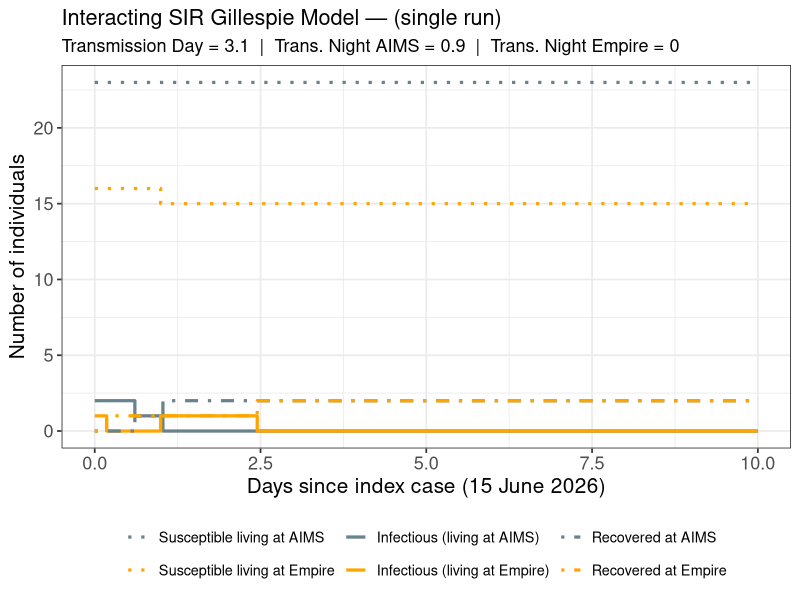
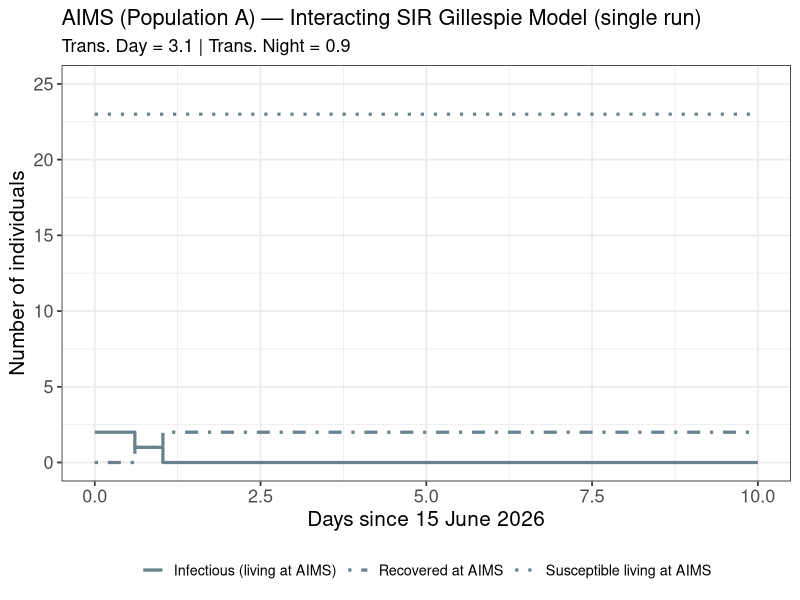
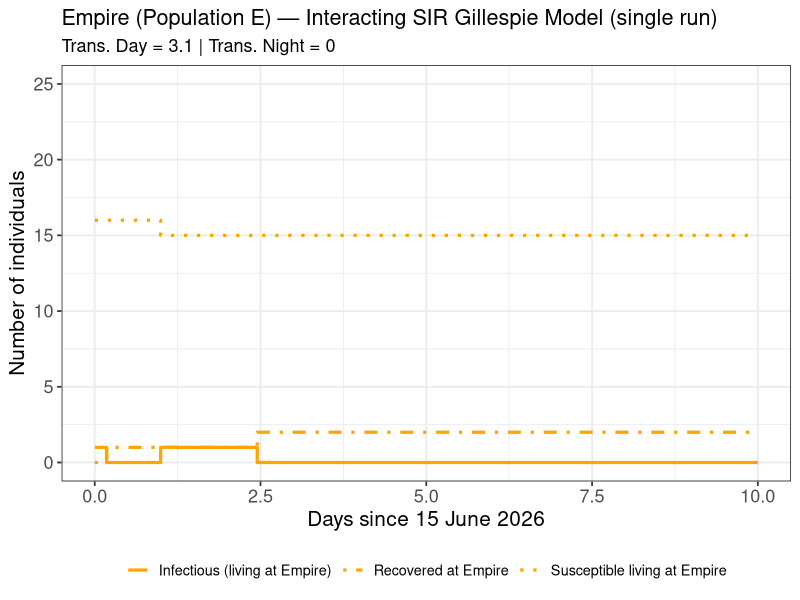
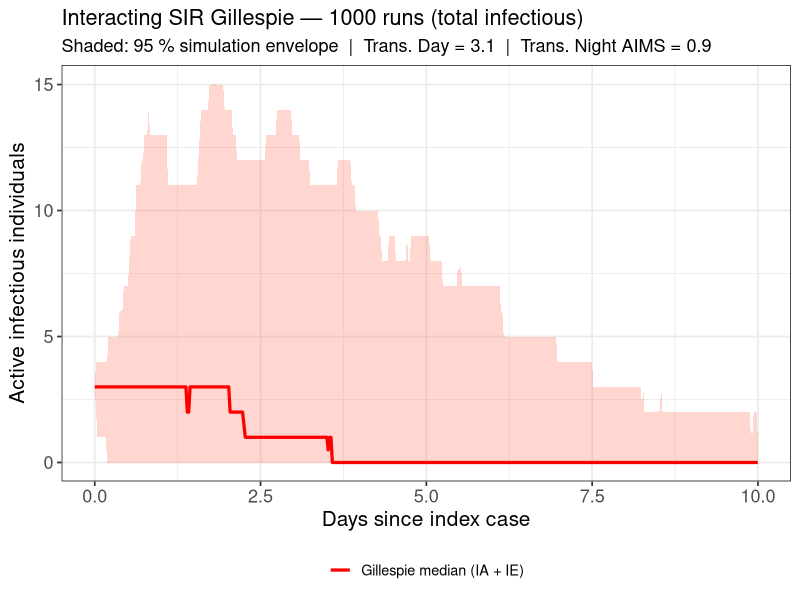
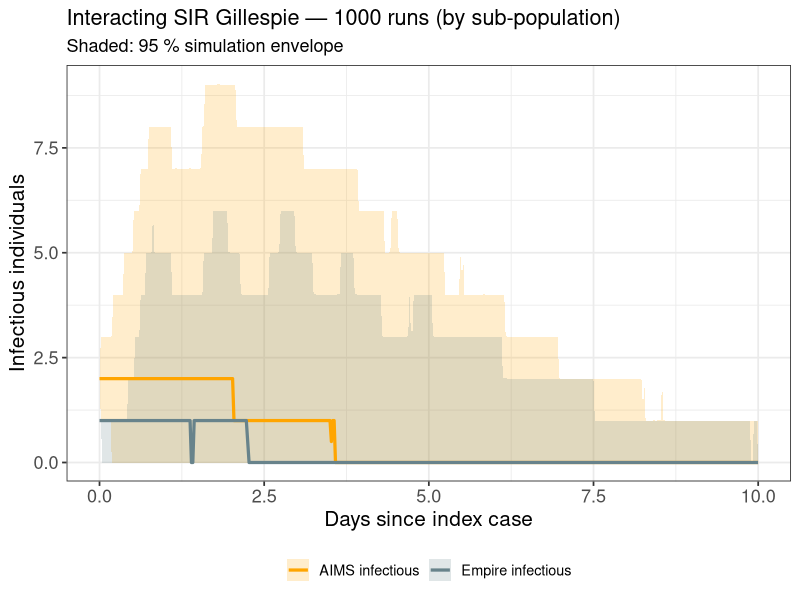

Source code (R) for these figures, in order:
# Date    : 22 July 2026
# Authors : Mandita Rakei (original), updated to match SSIIRR deterministic ODE
# Purpose : Gillespie (stochastic) SIR model — two sub-populations (AIMS & Empire)
#           with time-varying (daytime / nighttime) betas

# ---------------------------------------------------------------------------
# Model Description
# ---------------------------------------------------------------------------
# Two sub-populations sharing AIMS during the day:
#   Population A — residents of AIMS     (N_A = 25)
#   Population E — residents of Empire   (N_E = 17)
#
# Compartments: SA, SE, IA, IE, RA, RE
#
# Force of infection mirrors the ODE exactly:
#   DAYTIME   (day_fraction in [0.3328, 0.77071]):
#     inf_mix  = betaMix  * (IA + IE) / N0  <- shared AIMS mixing
#     inf_NA   = 0                             <- no AIMS-only night contact
#     inf_NE   = 0                             <- no Empire-only night contact
#
#   NIGHTTIME (all other hours):
#     inf_mix  = 0
#     inf_NA   = betaNightA * IA / N_A         <- AIMS residents only
#     inf_NE   = betaNightE * IE / N_E         <- Empire residents only
#
# Transitions and rates (exactly matching ODE derivatives):
#   Event                Change                 Rate
#   Infect SA (day)      SA -> IA                (inf_mix) * SA
#   Infect SA (night)    SA -> IA                (inf_NA)  * SA
#   Infect SE (day)      SE -> IE                (inf_mix) * SE
#   Infect SE (night)    SE -> IE                (inf_NE)  * SE
#   Recover IA           IA -> RA                gammaA * IA
#   Recover IE           IE -> RE                gammaE * IE

# ---------------------------------------------------------------------------
# Step 0: Load packages
# ---------------------------------------------------------------------------

library(tidyverse)
library(lubridate)

# ---------------------------------------------------------------------------
# Step 1: Load data and set initial conditions (mirrors ODE script exactly)
# ---------------------------------------------------------------------------

data <- read.csv("MMF-Final+Locations+Doctors.csv", stringsAsFactors = FALSE)

data$Date     <- as.Date(data$Date, format = "%d/%m/%Y")
data$DateTime <- as.POSIXct(paste(data$Date, data$Time),
                            format = "%Y-%m-%d %H:%M:%S")
data$Day      <- as.numeric(data$Date - min(data$Date))

# Location == 1 -> IE (Empire), Location == 0 -> IA (AIMS)
data$Status <- ifelse(data$Location == 1, "IE", "IA")

# Index cases — same logic as ODE script
I0_IE <- sum(data$Location == 1 & data$Infected.by == "Started")
I0_IA <- sum(data$Location == 0 & data$Infected.by == "Started")

# Population sizes — identical to ODE script
N0  <- 42
N_A <- 25
N_E <- 17
S0_A <- N_A - I0_IA
S0_E <- N_E - I0_IE

# Initial state vector — compartment names and order match pop.ssiirr in ODE
y0 <- c(
  SE = S0_E,
  SA = S0_A,
  IA = I0_IA,
  IE = I0_IE,
  RA = 0,
  RE = 0
)

# ---------------------------------------------------------------------------
# Step 2: Parameters — identical to the ODE script
# ---------------------------------------------------------------------------

betaMixprior    <- 3.1
betaNightAprior <- 0.9
betaNightEprior <- 0       # Empire has no night-only transmission in the ODE

params <- c(
  betaMix    = betaMixprior,
  betaNightA = betaNightAprior,
  betaNightE = betaNightEprior,
  gammaA     = 1,
  gammaE     = 1,
  N0         = N0,
  N_A        = N_A,
  N_E        = N_E
)

# Daytime window (fraction of day) — matches ODE exactly
DAYTIME_START <- 0.3328
DAYTIME_END   <- 0.77071

# ---------------------------------------------------------------------------
# Step 3: Single Gillespie step — six possible events, time-dependent rates
# ---------------------------------------------------------------------------

event_ssiirr <- function(time, SA, SE, IA, IE, RA, RE, params, t_end) {
  with(as.list(params), {
    is_daytime   <- (time >= floor(time) + 0.3328) & (time <= floor(time) + 0.77071)
    
    # Dynamic betas
    beta_M  <- ifelse(is_daytime, betaMixprior, 0)
    beta_NA <- ifelse(is_daytime, 0, betaNightAprior)
    beta_NE <- ifelse(is_daytime, 0, betaNightEprior)
    
    inf_mix <- beta_M  * (IA + IE) / N0
    inf_NA  <- beta_NA * IA / N_A
    inf_NE  <- beta_NE * IE / N_E
    
    # Six event rates — exactly the terms in the ODE derivatives
    rates <- c(
      infect_A_mix   = inf_mix * SA,          # daytime AIMS infection
      infect_A_night = inf_NA  * SA,           # nighttime AIMS-only infection
      infect_E_mix   = inf_mix * SE,           # daytime Empire infection
      infect_E_night = inf_NE  * SE,           # nighttime Empire-only infection
      recover_A      = gammaA  * IA,
      recover_E      = gammaE  * IE
    )
    
    total_rate <- sum(rates)
    
    new_infection <- 0
    
    if (total_rate == 0) {
      # Epidemic is over — jump to end of simulation
      return(data.frame(
        time = t_end,
        SA = SA, SE = SE, IA = IA, IE = IE, RA = RA, RE = RE,
        new_infection = 0
      ))
    }
    
    # Time to next event (exponential inter-arrival)
    event_time <- time + rexp(1, total_rate)
    
    # Which event fires?
    event_type <- sample(names(rates), 1, prob = rates / total_rate)
    
    switch(event_type,
           "infect_A_mix"   = { SA <- SA - 1; IA <- IA + 1; new_infection <- 1 },
           "infect_A_night" = { SA <- SA - 1; IA <- IA + 1; new_infection <- 1 },
           "infect_E_mix"   = { SE <- SE - 1; IE <- IE + 1; new_infection <- 1 },
           "infect_E_night" = { SE <- SE - 1; IE <- IE + 1; new_infection <- 1 },
           "recover_A"      = { IA <- IA - 1; RA <- RA + 1 },
           "recover_E"      = { IE <- IE - 1; RE <- RE + 1 }
    )
    
    return(data.frame(
      time = event_time,
      SA = SA, SE = SE, IA = IA, IE = IE, RA = RA, RE = RE,
      new_infection = new_infection
    ))
  })
}

# ---------------------------------------------------------------------------
# Step 4: Full Gillespie simulation from t = 0 to t_end
#         Includes a CI (cumulative incidence) column to mirror ssiirr_CI
# ---------------------------------------------------------------------------

simulate_ssiirr <- function(t_end, y, params) {
  with(as.list(y), {
    
    CI <- 0
    
    ts <- data.frame(
      time = 0,
      SA = SA, SE = SE, IA = IA, IE = IE, RA = RA, RE = RE,
      CI = CI
    )
    current <- ts[1, ]
    
    while (current$time < t_end) {
      
      nxt <- event_ssiirr(
        time = current$time,
        SA   = current$SA,
        SE   = current$SE,
        IA   = current$IA,
        IE   = current$IE,
        RA   = current$RA,
        RE   = current$RE,
        params = params,
        t_end  = t_end
      )
      
      # Stop if next event falls beyond t_end
      if (nxt$time >= t_end) break
      
      CI <- CI + nxt$new_infection
      
      current <- data.frame(
        time = nxt$time,
        SA   = nxt$SA, SE = nxt$SE,
        IA   = nxt$IA, IE = nxt$IE,
        RA   = nxt$RA, RE = nxt$RE,
        CI   = CI
      )
      ts <- rbind(ts, current)
    }
    
    # Final row at exactly t_end for clean downstream indexing
    ts <- rbind(ts, data.frame(
      time = t_end,
      SA   = current$SA, SE = current$SE,
      IA   = current$IA, IE = current$IE,
      RA   = current$RA, RE = current$RE,
      CI   = CI
    ))
    
    return(ts)
  })
}

# ---------------------------------------------------------------------------
# Step 5: Run one realisation
# ---------------------------------------------------------------------------

final_time <- 10     # days — same horizon as the ODE script
ts1 <- simulate_ssiirr(final_time, y0, params)

cat("\nGillespie trajectory (last 6 rows):\n"); print(tail(ts1))

# ---------------------------------------------------------------------------
# Global Aesthetic Mappings (Styles & Color Definitions)
# ---------------------------------------------------------------------------

pop_colours <- c(
  SA = "lightblue4", IA = "lightblue4", RA = "lightblue4",
  SE = "orange",     IE = "orange",     RE = "orange"
)

pop_labels <- c(
  SA = "Susceptible living at AIMS",
  SE = "Susceptible living at Empire",
  IA = "Infectious (living at AIMS)",
  IE = "Infectious (living at Empire)",
  RA = "Recovered at AIMS",
  RE = "Recovered at Empire"
)

state_linetypes <- c(
  SA = "dotted",  SE = "dotted",
  IA = "solid",   IE = "solid",
  RA = "dotdash", RE = "dotdash"
)

# ---------------------------------------------------------------------------
# Step 6a: Plot all six compartments (mirrors ODE compartment plot)
# ---------------------------------------------------------------------------

ts1_long <- ts1 %>%
  pivot_longer(cols      = c(SA, SE, IA, IE, RA, RE),
               names_to  = "Compartment",
               values_to = "Count") %>%
  mutate(Compartment = factor(Compartment,
                              levels = c("SA", "SE", "IA", "IE", "RA", "RE")))

Combination <- ggplot(ts1_long, aes(x = time, y = Count, colour = Compartment, linetype = Compartment)) +
  geom_step(linewidth = 1.1) +
  scale_colour_manual(values = pop_colours, labels = pop_labels) +
  scale_linetype_manual(values = state_linetypes, labels = pop_labels) +
  xlab("Days since index case (15 June 2026)") +
  ylab("Number of individuals") +
  ggtitle("Interacting SIR Gillespie Model — (single run)",
          subtitle = paste0("Transmission Day = ", round(params["betaMix"], 1),
                            "  |  Trans. Night AIMS = ", round(params["betaNightA"], 1),
                            "  |  Trans. Night Empire = ", round(params["betaNightE"], 1))) +
  theme_bw(base_size = 13) +
  theme(legend.position = "bottom", 
        legend.title = element_blank(),
        axis.title = element_text(size = 15),
        axis.text  = element_text(size = 13))

ggsave("Combination_Gillespie.png", Combination, width = 8, height = 6, dpi = 300)



# ---------------------------------------------------------------------------
# Step 6b: AIMS compartments only (mirrors ODE Empire plot)
# ---------------------------------------------------------------------------


ts1_long_A <- ts1 %>%
  pivot_longer(cols = c(SA, IA, RA),
               names_to  = "Compartment",
               values_to = "Count")

A <- ggplot(ts1_long_A, aes(x = time, y = Count, colour = Compartment, linetype = Compartment)) +
  geom_step(linewidth = 1.1) +
  scale_colour_manual(values = pop_colours, labels = pop_labels) +
  scale_linetype_manual(values = state_linetypes, labels = pop_labels) +
  ylim(0,25)+
  xlab("Days since 15 June 2026") +
  ylab("Number of individuals") +
  ggtitle("AIMS (Population A) — Interacting SIR Gillespie Model (single run)",
          subtitle = paste0("Trans. Day = ", round(params["betaMix"], 1),
                            " | Trans. Night = ", round(params["betaNightA"], 1))) +
  theme_bw(base_size = 13) +
  theme(legend.position = "bottom", 
        legend.title = element_blank(),
        axis.title = element_text(size = 15),
        axis.text  = element_text(size = 13))

ggsave("AIMS_Gillespie.png", A, width = 8, height = 6, dpi = 300)

# ---------------------------------------------------------------------------
# Step 6c: Empire compartments only (mirrors ODE Empire plot)
# ---------------------------------------------------------------------------

ts1_long_E <- ts1 %>%
  pivot_longer(cols = c(SE, IE, RE),
               names_to  = "Compartment",
               values_to = "Count")

E<-ggplot(ts1_long_E, aes(x = time, y = Count, colour = Compartment, linetype = Compartment)) +
  geom_step(linewidth = 1.1) +
  scale_colour_manual(values = pop_colours, labels = pop_labels) +
  scale_linetype_manual(values = state_linetypes, labels = pop_labels) +
  ylim(0,25)+
  xlab("Days since 15 June 2026") +
  ylab("Number of individuals") +
  ggtitle("Empire (Population E) — Interacting SIR Gillespie Model (single run)",
          subtitle = paste0("Trans. Day = ", round(params["betaMix"], 1),
                            " | Trans. Night = ", round(params["betaNightE"], 1))) +
  theme_bw(base_size = 13) +
  theme(legend.position = "bottom", 
        legend.title = element_blank(),
        axis.title = element_text(size = 15),
        axis.text  = element_text(size = 13))

ggsave("Empire_Gillespie.png", E, width = 8, height = 6, dpi = 300)

# ---------------------------------------------------------------------------
# Step 7: Multiple realisations — median + 95 % envelope (Original Simulation Method)
# ---------------------------------------------------------------------------

n_sims   <- 1000
time_out <- seq(0, final_time, by = 0.02083)   # ~30-min grid, matches ODE step

# Helper: look up compartment value at each grid point (last-value carry-forward)
get_compartment_at <- function(traj, tgrid, col) {
  sapply(tgrid, function(t) {
    idx <- max(which(traj$time <= t))
    traj[[col]][idx]
  })
}

sim_list <- lapply(seq_len(n_sims), function(i) {
  traj <- simulate_ssiirr(final_time, y0, params)
  data.frame(
    sim  = i,
    time = time_out,
    SA   = get_compartment_at(traj, time_out, "SA"),
    SE   = get_compartment_at(traj, time_out, "SE"),
    IA   = get_compartment_at(traj, time_out, "IA"),
    IE   = get_compartment_at(traj, time_out, "IE"),
    RA   = get_compartment_at(traj, time_out, "RA"),
    RE   = get_compartment_at(traj, time_out, "RE"),
    CI   = get_compartment_at(traj, time_out, "CI")
  )
})

sim_all <- bind_rows(sim_list)

# Summarise per time point
ensemble <- sim_all %>%
  group_by(time) %>%
  summarise(
    IA_med = median(IA), IA_lo = quantile(IA, 0.025), IA_hi = quantile(IA, 0.975),
    IE_med = median(IE), IE_lo = quantile(IE, 0.025), IE_hi = quantile(IE, 0.975),
    SA_med = median(SA), SA_lo = quantile(SA, 0.025), SA_hi = quantile(SA, 0.975),
    SE_med = median(SE), SE_lo = quantile(SE, 0.025), SE_hi = quantile(SE, 0.975),
    RA_med = median(RA), RA_lo = quantile(RA, 0.025), RA_hi = quantile(RA, 0.975),
    RE_med = median(RE), RE_lo = quantile(RE, 0.025), RE_hi = quantile(RE, 0.975),
    .groups = "drop"
  )

# --- Plot: total infectious (IA + IE) ensemble (Saved using plotTest dimensions) ---
plotEnsembleTotal <- ggplot(ensemble, aes(x = time)) +
  geom_ribbon(aes(ymin = IA_lo + IE_lo, ymax = IA_hi + IE_hi),
              fill = "tomato", alpha = 0.25) +
  geom_line(aes(y = IA_med + IE_med, colour = "Gillespie median (IA + IE)"),
            linewidth = 1.1) +
  scale_colour_manual(values = c("Gillespie median (IA + IE)" = "red")) +
  xlab("Days since index case") +
  ylab("Active infectious individuals") +
  ggtitle(
    paste0("Interacting SIR Gillespie — ", n_sims, " runs (total infectious)"),
    subtitle = paste0("Shaded: 95 % simulation envelope  |  ",
                      "Trans. Day = ", round(params["betaMix"], 1),
                      "  |  Trans. Night AIMS = ", round(params["betaNightA"], 1))
  ) +
  theme_bw(base_size = 13) +
  theme(legend.position = "bottom", 
        legend.title = element_blank(),
        axis.title = element_text(size = 15),
        axis.text  = element_text(size = 13))

ggsave("ensemble_total_infectious.png", plotEnsembleTotal, width = 8, height = 6, dpi = 300)

# --- Plot: AIMS vs Empire infectious separately (Saved using plotTest dimensions) ---
ensemble_long <- ensemble %>%
  select(time, IA_med, IE_med, IA_lo, IE_lo, IA_hi, IE_hi) %>%
  pivot_longer(
    cols      = -time,
    names_to  = c("Compartment", ".value"),
    names_sep = "_"
  )

plotEnsembleSplit <- ggplot(ensemble_long, aes(x = time, colour = Compartment, fill = Compartment)) +
  geom_ribbon(aes(ymin = lo, ymax = hi), alpha = 0.2, colour = NA) +
  geom_line(aes(y = med), linewidth = 1.1) +
  scale_colour_manual(values = c(IA = "orange", IE = "lightblue4"),
                      labels = c(IA = "AIMS infectious",
                                 IE = "Empire infectious")) +
  scale_fill_manual(values   = c(IA = "orange", IE = "lightblue4"),
                    labels   = c(IA = "AIMS infectious",
                                 IE = "Empire infectious")) +
  xlab("Days since index case") +
  ylab("Infectious individuals") +
  ggtitle(
    paste0("Interacting SIR Gillespie — ", n_sims, " runs (by sub-population)"),
    subtitle = "Shaded: 95 % simulation envelope"
  ) +
  theme_bw(base_size = 13) +
  theme(legend.position = "bottom", 
        legend.title = element_blank(),
        axis.title = element_text(size = 15),
        axis.text  = element_text(size = 13))

ggsave("ensemble_split_infectious.png", plotEnsembleSplit, width = 8, height = 6, dpi = 300)
